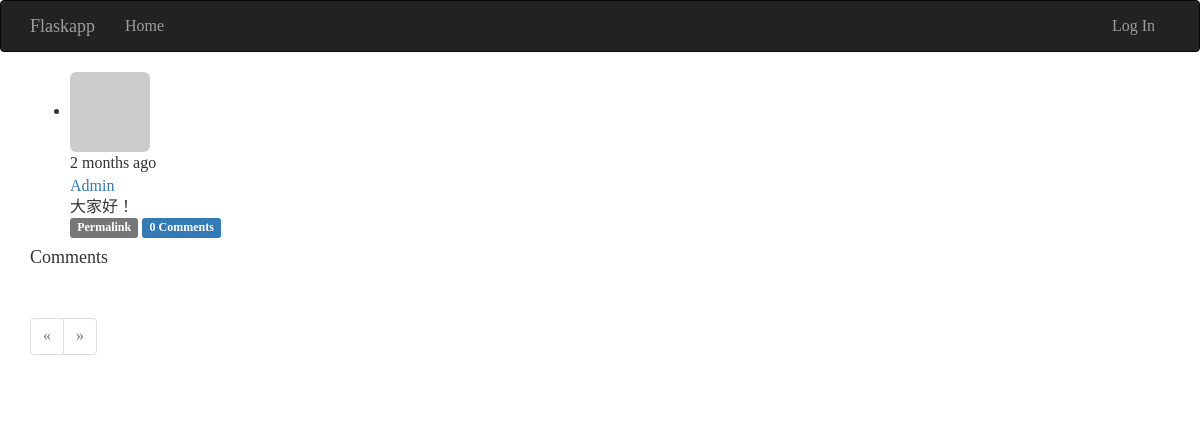
/post/1, run on the app's committed database.
### app/models.py (models this page shows, shortened)
class Post(db.Model):
    __tablename__ = 'posts'
    id = db.Column(db.Integer, primary_key=True)
    body = db.Column(db.Text)
    body_html = db.Column(db.Text)
    timestamp = db.Column(db.DateTime, index=True, default=datetime.utcnow)
    author_id = db.Column(db.Integer, db.ForeignKey('users.id'))
    comments = db.relationship('Comment', backref='post', lazy='dynamic')

class User(db.Model, UserMixin):
    __tablename__ = 'users'
    id = db.Column(db.Integer, primary_key=True)
    email = db.Column(db.String(64), unique=True, index=True)
    username = db.Column(db.String(64), unique=True, index=True)
    role_id = db.Column(db.Integer, db.ForeignKey('roles.id'))
    password_hash = db.Column(db.String(128))
    confirmed = db.Column(db.Boolean, default=False)
    name = db.Column(db.String(64))
    location = db.Column(db.String(64))
    about_me = db.Column(db.Text())
    member_since = db.Column(db.DateTime(), default=datetime.utcnow)
    last_seen = db.Column(db.DateTime(), default=datetime.utcnow)
    avatar_hash = db.Column(db.String(32))
    posts = db.relationship('Post', backref='author', lazy='dynamic')
    followed = db.relationship('Follow',
                               foreign_keys=[Follow.follower_id],
                               backref=db.backref('follower', lazy='joined'),
                               lazy='dynamic',
                               cascade='all, delete-orphan')
    followers = db.relationship('Follow',
                                foreign_keys=[Follow.followed_id],
                                backref=db.backref('followed', lazy='joined'),
                                lazy='dynamic',
                                cascade='all, delete-orphan')
    comments = db.relationship('Comment', backref='author', lazy='dynamic')
    @property
    def password(self):
        raise AttributeError('password is not a readable attribute')
    def gravatar(self, size=100, default='identicon', rating='g'):
        if request.is_secure:
            url = 'https://secure.gravatar.com/avatar'
        else:
            url = 'http://www.gravatar.com/avatar'
        hash = self.avatar_hash or hashlib.md5(
                self.email.encode('utf-8')).hexdigest()
        return '{url}/{hash}?s={size}&d={default}&r={rating}'.format(
                url=url, hash=hash, size=size, default=default, rating=rating)

### app/main/views.py (the view, shortened to what this page needs)
@main.route('/post/<int:id>', methods=['GET', 'POST'])
def post(id):
    post = Post.query.get_or_404(id)
    form = CommentForm()
    page = request.args.get('page', 1, type=int)
    if page == -1:
        page = (post.comments.count() - 1) // \
                current_app.config['FLASKY_COMMENTS_PER_PAGE'] + 1
    pagination = post.comments.order_by(Comment.timestamp.asc()).paginate(
            page, per_page=current_app.config['FLASKY_COMMENTS_PER_PAGE'],
            error_out=False)
    comments = pagination.items
    return render_template('post.html', posts=[post], form=form,
                           comments=comments, pagination=pagination)

### app/auth/views.py (called while the page is built)
@auth.before_app_request
def before_request():
    if current_user.is_authenticated:
        current_user.ping()
        if not current_user.confirmed \
                and request.endpoint[:5] != 'auth.' \
                and request.endpoint != 'static':
            return redirect(url_for('auth.unconfirmed'))

### app/main/__init__.py (called while the page is built)
@main.app_context_processor
def inject_permissions():
    return dict(Permission=Permission)

### app/main/views.py (called while the page is built)
@main.after_app_request
def after_request(response):
    for query in get_debug_queries():
        if query.duration >= current_app.config['FLASKY_SLOW_DB_QUERY_TIME']:
            current_app.logger.warning(
                'Slow query: %s\nParameters: %s\nDuration: %fs\nContext: %s\n'
                % (query.statement, query.parametersm, query.duration,
                    query.context))
    return response

### app/models.py (called while the page is built)
    def can(self, permissions):
        return False

    def is_administrator(self):
        return False

### app/templates/post.html (shortened to what this page needs)
{% extends "base.html" %}
{% import "bootstrap/wtf.html" as wtf %}
{% import "_macros.html" as macros %}
{% block page_content %}
{% include '_posts.html' %}
<h4 id="comments">Comments</h4>
{% if pagination %}
<div class="pagination">
    {{ macros.pagination_widget(pagination, '.post', fragment='#comments', id=posts[0].id) }}
</div>
{% endif %}
{% endblock %}

### app/templates/_posts.html (shortened to what this page needs)
<ul class="posts">
    {% for post in posts %}
    <li class="post">
        <div class="post-thumbnail">
            <a href="{{ url_for('.user', username=post.author.username) }}">
                <img class="img-rounded profile-thumbnail" src="{{ post.author.gravatar(size=40) }}">
            </a>
        </div>
        <div class="post-content">
            <div class="post-date">{{ moment(post.timestamp).fromNow() }}</div>
            <div class="post-author"><a href="{{ url_for('.user', username=post.author.username) }}">{{ post.author.username }}</a></div>
            <div class="post-body">
                {% if post.body_html %}
                    {{ post.body_html | safe }}
                {% else %}
                    {{ post.body }}
                {% endif %}
            </div>
            <div class="post-footer">
                <a href="{{ url_for('.post', id=post.id) }}">
                    <span class="label label-default">Permalink</span>
                </a>
                <a href="{{ url_for('.post', id=post.id) }}#comments">
                    <span class="label label-primary">{{ post.comments.count() }} Comments</span>
                </a>
            </div>
        </div>
    </li>
    {% endfor %}
</ul>

### tmp/coverage/style.css (style rules this page uses)
html, body, h1, h2, h3, p, table, td, th { margin: 0; padding: 0; border: 0; outline: 0; font-weight: inherit; font-style: inherit; font-size: 100%; font-family: inherit; vertical-align: baseline; }
body { font-family: georgia, serif; font-size: 1em; }
html>body { font-size: 16px; }

### data on the page
Post: timestamp "2 months ago", author.username "Admin", body_html "大家好！", comments.count "0"
